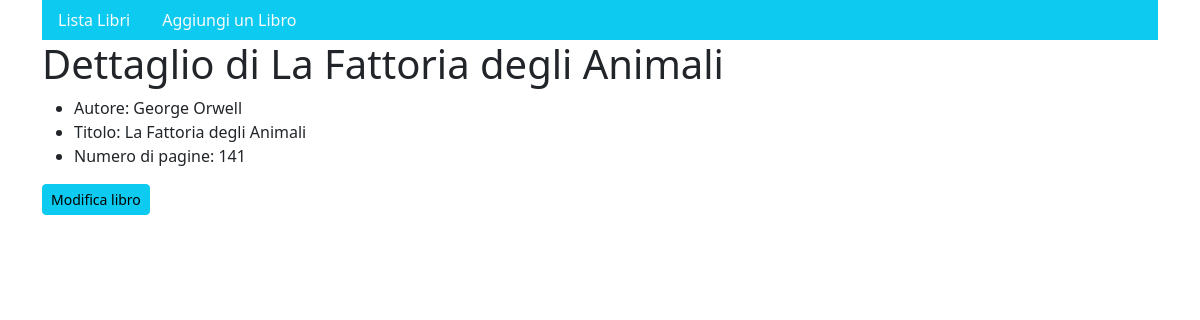
/gestione/detail/43, run on the app's committed database.
### gestione/models.py (models this page shows, shortened)
class Libro(models.Model):
    titolo = models.CharField(max_length=200)
    autore = models.CharField(max_length=50)
    pagine = models.IntegerField(default=100)
    class Meta:
        verbose_name_plural = 'Libri'

### gestione/views.py (the view)
# urls.py: path('detail/<int:id>', dettaglio_libro, name="dettaglio"),
def dettaglio_libro(request, id):
    libro = Libro.objects.get(pk=id)
    template_name = "gestione/dettaglio-libro.html"
    ctx = {"libro": libro}
    return render(request, template_name, ctx)

### templates/gestione/dettaglio-libro.html (shortened to what this page needs)
{% extends 'base/base.html' %}
{% block content %}
    <h1>Dettaglio di {{ libro.titolo }}</h1>
    <ul>
        <li>Autore: {{ libro.autore }}</li>
        <li>Titolo: {{ libro.titolo }}</li>
        <li>Numero di pagine: {{ libro.pagine }}</li>
    </ul>
    <a class="btn btn-sm btn-info" href="{% url 'edita' libro.pk %}">Modifica libro</a>
{% endblock %}

### data on the page
Libro: titolo "La Fattoria degli Animali", autore "George Orwell", pagine "141"
